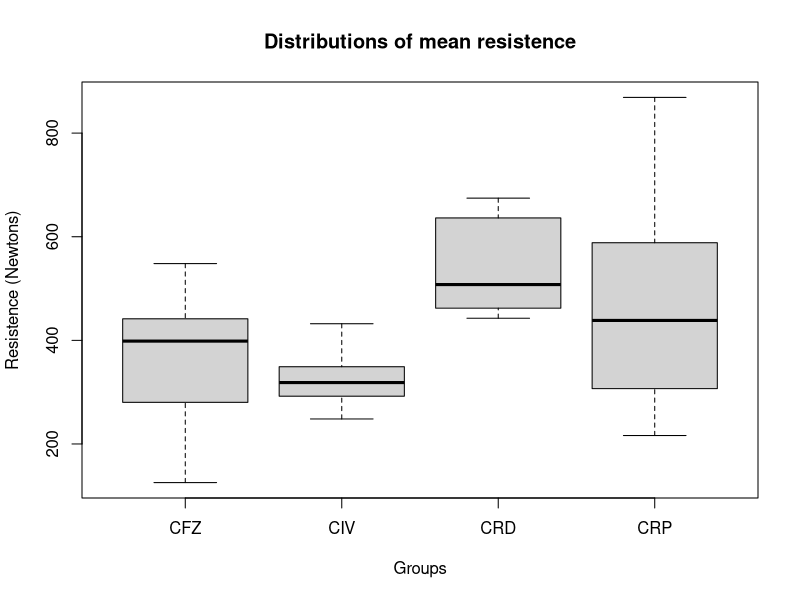

R code for this plot:
###################
# endocrown.R
###################

# Lembrete
# Ricardo: por favor jogue os dados no cara via dput no script no github - 
# lembrar de descrever os metodos. se quiser escrevemos ate as tabelas no proprio R

# Data Dictionary
# CP = Corpo de Prova
# GR = Grupo
#      CRD: Cimentados com cimento resinoso Dual; 
#      CRP: Cimentados com cimento resinoso de polimerizacao quimica; 
#      CFZ: Cimentados com fosfato de zinco; 
#      CIV: Cimentados com ionomero de vidro convencional.
# FM = Forca Maxima

#tabela 1 do artigo ou paragrafo com descricao da amostra

# Clean environment
rm(list=ls())

# Loading Database
database <- structure(list(FM = c(462.14,  674.48,  621.5,  482.82,  442.69,                                 446.33,	470.64,	636.26,	645.99,	532.6,
                                  588.39,	216.3,	868.92,	254.7,	329.48,	489.48,	569.48,	387.44,	805.34,	306.82,
                                  280.35,	548.16,	253.62,	339.64,	125.46,	441.57,	428.71,	412.54,	384.55,	531.23, 
                                  324.83, 432.06, 385.27,	302.79,	349.11,	248.29,	258.28,	314.84,	292.23,	322.27),
                           GR = c("CRD", "CRD", "CRD", "CRD", "CRD", "CRD", "CRD", "CRD", "CRD", "CRD",
                                  "CRP", "CRP", "CRP", "CRP", "CRP", "CRP", "CRP", "CRP", "CRP", "CRP",  
                                  "CFZ", "CFZ", "CFZ", "CFZ", "CFZ", "CFZ", "CFZ", "CFZ", "CFZ", "CFZ", 
                                  "CIV", "CIV", "CIV", "CIV", "CIV", "CIV", "CIV", "CIV", "CIV", "CIV")),
                      .Names = c("FM","GR"), row.names = c(NA, -40L), class = "data.frame", reference = "A1.4, p. 270")
database
attach(database)

# tabela 2 com anova comparando os 4 grupos. se nao for estatisticamente significativo para ai
data.aov1 <- aov(FM ~ GR)
data.aov1
summary(data.aov1)

# se for significativo, ttest dois a dois
gr1<-FM[1:10]
gr2<-FM[11:20]
gr3<-FM[21:30]
gr4<-FM[31:40]

t.test(gr1,gr2,paired = FALSE, conf.level = 0.95 )
t.test(gr1,gr3,paired = FALSE, conf.level = 0.95 )
t.test(gr1,gr4,paired = FALSE, conf.level = 0.95 )

t.test(gr2,gr3,paired = FALSE, conf.level = 0.95 )
t.test(gr2,gr4,paired = FALSE, conf.level = 0.95 )

t.test(gr3,gr4,paired = FALSE, conf.level = 0.95 )

# cria um boxplot comparando os 4 grupos
boxplot(FM ~ GR,main = "Distributions of mean resistence", 
        xlab = "Groups",ylab = "Resistence (Newtons)")
